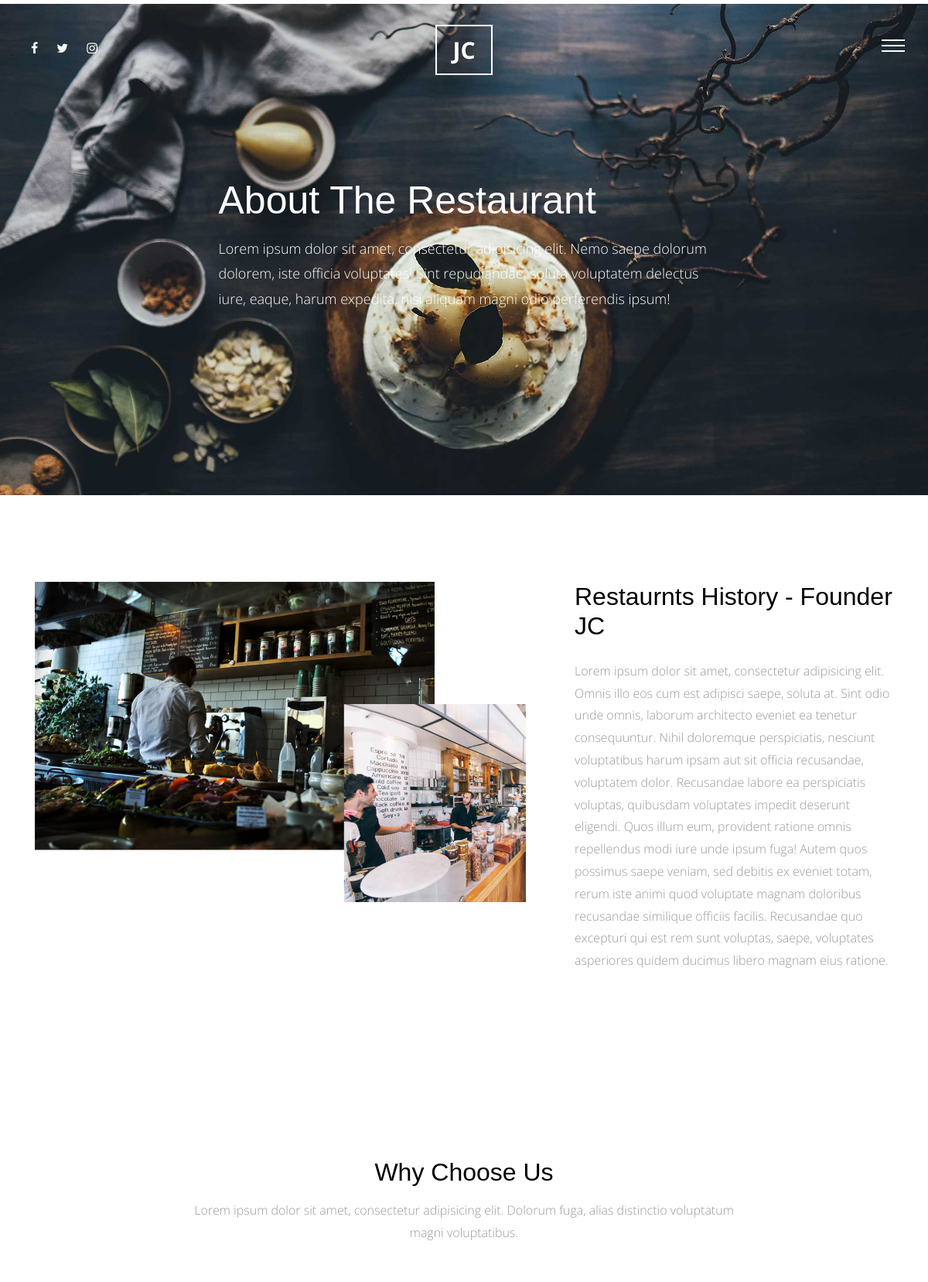
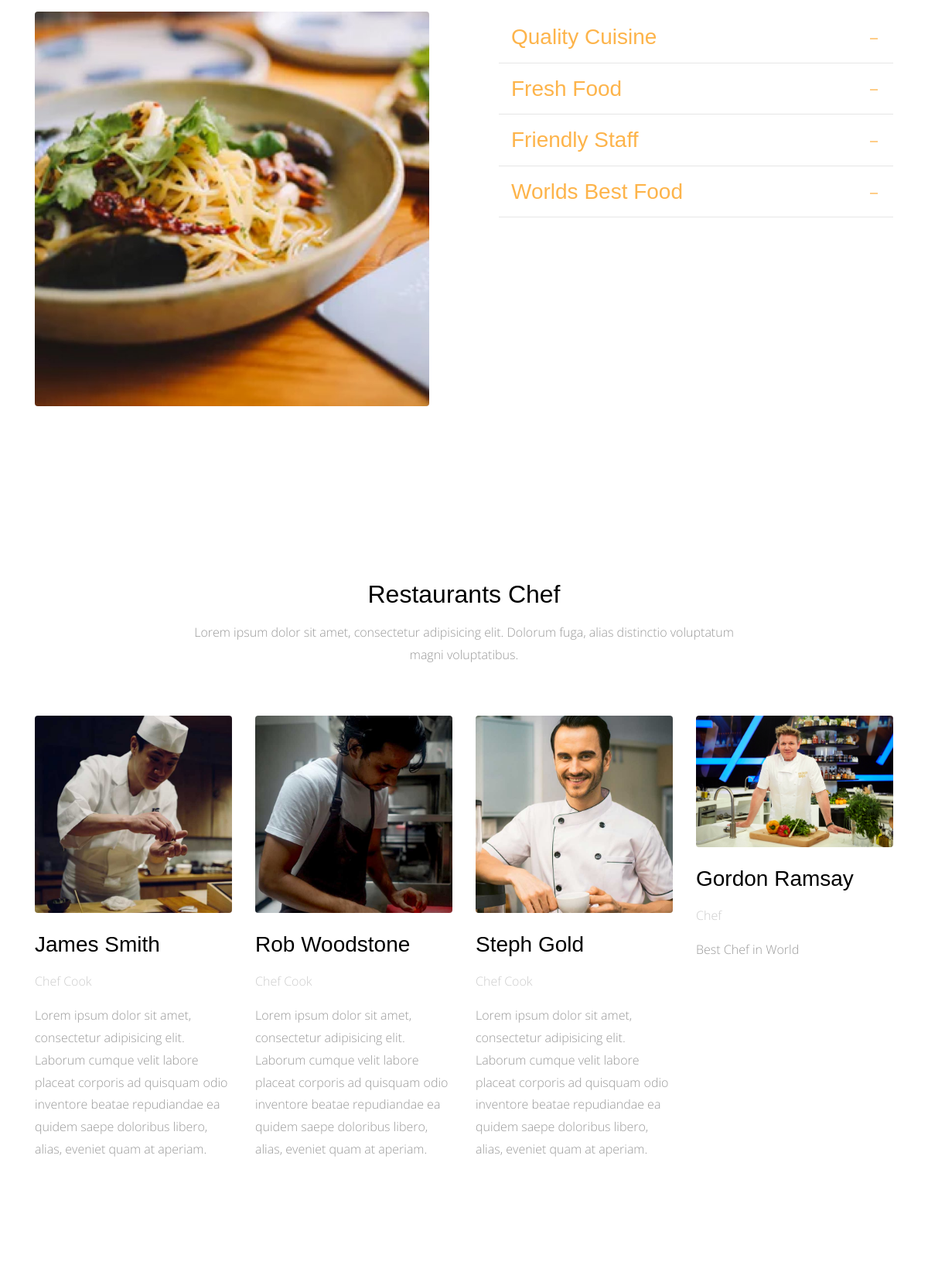
The page /about-us/ (upper part) on the database its author committed (2 pictures, top to bottom).
### aboutus/models.py (models this page shows, shortened)
class AboutUs(models.Model):
    title = models.CharField(max_length=50)
    content = models.TextField()
    class Meta:
        verbose_name = 'about us'
        verbose_name_plural = 'about us'

class Why_Choose_Us(models.Model):
    title = models.CharField(max_length=50)
    content = models.TextField()
    class Meta:
        verbose_name = 'why choose us'
        verbose_name_plural = 'why choose us'

class Chef(models.Model):
    name = models.CharField(max_length=50)
    title = models.CharField(max_length=50)
    bio = models.TextField()
    image = models.ImageField(upload_to='chef/')
    class Meta:
        verbose_name = 'chef'
        verbose_name_plural = 'chef'

### aboutus/views.py (the view)
# urls.py: path('', views.aboutus_list, name='aboutus_list'),
def aboutus_list(request):
    about = AboutUs.objects.last()
    why_choose_us = Why_Choose_Us.objects.all()
    chef = Chef.objects.all()
    context = {
        'about' : about,
        'why_choose_us' : why_choose_us,
        'chef' : chef
    }
    return render(request, 'aboutus/about.html', context)

### aboutus/templates/aboutus/about.html (shortened to what this page needs)
{% extends 'base.html' %}
{% load static %}
{% block body %}
      <div class="main-wrap">
        <div class="cover_1 cover_sm">
          <div class="img_bg" style="background-image: url({% static 'site_static/img/slider-1.jpg' %})" data-stellar-background-ratio="0.5">
            <div class="container">
              <div class="row align-items-center justify-content-center">
                <div class="col-md-7" data-aos="fade-up">
                  <h2 class="heading">About The Restaurant</h2>
                  <p class="lead">Lorem ipsum dolor sit amet, consectetur adipisicing elit. Nemo saepe dolorum dolorem, iste officia voluptates! Sint repudiandae, soluta voluptatem delectus iure, eaque, harum expedita, nisi aliquam magni odio perferendis ipsum!</p>
                </div>
              </div>
            </div>
          </div>
        </div>
        <div class="section">
          <div class="container">
            <div class="row">
              <div class="col-md-7" data-aos="fade-up">
                <img src="{% static 'site_static/img/about_1.png' %}" alt="Image placeholder" class="img-fluid">
              </div>
              <div class="col-md-5 pl-md-5" data-aos="fade-up" data-aos-delay="200">
                <h2 class="mb-4">{{about.title}}</h2>
                <p>{{about.content}}</p>
              </div>
            </div>
          </div>
        </div>
        <div class="section">
          <div class="container">
            <div class="row justify-content-center mb-5" data-aos="fade-up">
              <div class="col-md-8  text-center">
                <h2 class="mb-3">Why Choose Us</h2>
                <p class="lead">Lorem ipsum dolor sit amet, consectetur adipisicing elit. Dolorum fuga, alias distinctio voluptatum magni voluptatibus.</p>
              </div>
            </div>
            <div class="row large-gutters">
              <div class="col-md-6"  data-aos="fade-up" data-aos-delay="200">
                <img src="{% static 'site_static/img/img_2.jpg' %}" alt="Image placeholder" class="img-fluid rounded">
              </div>
              <div class="col-md-6" data-aos="fade-up" data-aos-delay="300">
                <div class="accordion" id="accordion">
                  {% for info in why_choose_us %}
                    <div class="accordion-item">
                      <h3 class="mb-0">
                        <a class="btn-block p-3" data-toggle="collapse" href="#collapse{{info.id}}" role="button" aria-expanded="true" aria-controls="collapseOne">{{info.title}}</a>
                      </h3>
                    </div>
                  {% endfor %}
                </div>
              </div>
            </div>
          </div>
        </div>
        <div class="section">
          <div class="container">
            <div class="row justify-content-center mb-5" data-aos="fade-up">
              <div class="col-md-8  text-center">
                <h2 class="mb-3">Restaurants Chef</h2>
                <p class="lead">Lorem ipsum dolor sit amet, consectetur adipisicing elit. Dolorum fuga, alias distinctio voluptatum magni voluptatibus.</p>
              </div>
            </div>
            <div class="row">
              {% for one in chef%}
                <div class="col-md-3" data-aos="fade-up" data-aos-delay="100">
                  <img src="{{one.image.url}}" alt="Image placeholder" class="img-fluid mb-4 rounded">
                  <h3 class="mb-3">{{one.name}}</h3>
                  <p class="post-meta text-muted">{{one.title}}</p>
                  <p class="mb-5">{{one.bio}}</p>
                </div>
              {% endfor %}
            </div>
          </div>
        </div>
      </div>
      {% endblock %}

### static/site_static/css/style.css (style rules this page uses)
html { overflow-x: hidden; }
body { background: #fff; font-family: "Open Sans", cursive; font-size: 16px; line-height: 1.8; font-weight: 300; color: #999999; }
a { -webkit-transition: .3s all ease; -o-transition: .3s all ease; transition: .3s all ease; text-decoration: none; }
h1, h2, h3, h4, h5 { color: #000; font-family: "Playfair Display", Arial, sans-serif; }
h1 a, h2 a, h3 a, h4 a, h5 a { color: #000; }
.lead { font-size: 16px; }
.section { padding: 7em 0; }
.text-muted { color: #cccccc !important; }
.cover_1 { position: relative; }
.cover_1 .lead { color: #fff; font-size: 18px; }
.cover_1 .img_bg { background-repeat: no-repeat; background-size: cover !important; background-position: center center; }
.cover_1 .img_bg, .cover_1 .img_bg > .container > .row { min-height: 700px; height: 100vh; }
.cover_1.cover_sm .img_bg, .cover_1.cover_sm .img_bg > .container > .row { min-height: 600px; height: 80vh; }
.cover_1 .heading { color: white; font-weight: 300; font-size: 30px; line-height: 1.5; }
@media (min-width: 768px) { .cover_1 .heading { font-size: 50px; line-height: 1.5; } }
.large-gutters { margin-right: -45px; margin-left: -45px; }
.large-gutters > [class*="col-"] { padding-right: 45px; padding-left: 45px; }
.accordion .btn-block { position: relative; border-bottom: 1px solid #e6e6e6; }
.accordion .btn-block[aria-expanded="true"] { color: #fdb44b; }

### rows shown on the page
AboutUs: title "Restaurnts History - Founder JC", content "Lorem ipsum dolor sit amet, consectetur adipisicing elit. Omnis illo eos cum est adipisci saepe, soluta at. Sint odio unde omnis, laborum architecto eveniet ea tenetur consequuntur. Nihil doloremque perspiciatis, nesciunt voluptatibus harum ipsam aut sit officia recusandae, voluptatem dolor. Recusandae labore ea perspiciatis voluptas, quibusdam voluptates impedit deserunt eligendi. Quos illum eum, provident ratione omnis repellendus modi iure unde ipsum fuga! Autem quos possimus saepe veniam, sed debitis ex eveniet totam, rerum iste animi quod voluptate magnam doloribus recusandae similique officiis facilis. Recusandae quo excepturi qui est rem sunt voluptas, saepe, voluptates asperiores…"
Why_Choose_Us: title "Quality Cuisine"
Why_Choose_Us: title "Fresh Food"
Why_Choose_Us: title "Friendly Staff"
Why_Choose_Us: title "Worlds Best Food"
Chef: image (picture), name "James Smith", title "Chef Cook", bio "Lorem ipsum dolor sit amet, consectetur adipisicing elit. Laborum cumque velit labore placeat corporis ad quisquam odio inventore beatae repudiandae ea quidem saepe doloribus libero, alias, eveniet quam at aperiam."
Chef: image (picture), name "Rob Woodstone", title "Chef Cook", bio "Lorem ipsum dolor sit amet, consectetur adipisicing elit. Laborum cumque velit labore placeat corporis ad quisquam odio inventore beatae repudiandae ea quidem saepe doloribus libero, alias, eveniet quam at aperiam."
Chef: image (picture), name "Steph Gold", title "Chef Cook", bio "Lorem ipsum dolor sit amet, consectetur adipisicing elit. Laborum cumque velit labore placeat corporis ad quisquam odio inventore beatae repudiandae ea quidem saepe doloribus libero, alias, eveniet quam at aperiam."
Chef: image (picture), name "Gordon Ramsay", title "Chef", bio "Best Chef in World"
